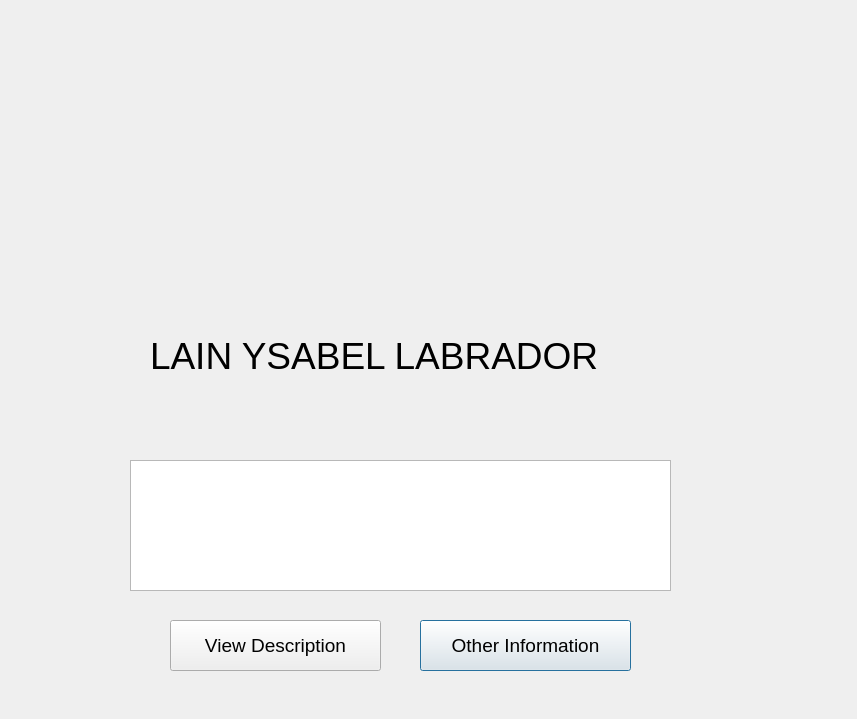
<?xml version="1.0" encoding="UTF-8"?>
<ui version="4.0">
 <class>Labrador</class>
 <widget class="QDialog" name="Labrador">
  <property name="geometry">
   <rect>
    <x>0</x>
    <y>0</y>
    <width>857</width>
    <height>719</height>
   </rect>
  </property>
  <property name="windowTitle">
   <string>Dialog</string>
  </property>
  <widget class="QPushButton" name="pushButton">
   <property name="geometry">
    <rect>
     <x>420</x>
     <y>620</y>
     <width>211</width>
     <height>51</height>
    </rect>
   </property>
   <property name="font">
    <font>
     <pointsize>14</pointsize>
    </font>
   </property>
   <property name="text">
    <string>Other Information</string>
   </property>
  </widget>
  <widget class="QLabel" name="label">
   <property name="geometry">
    <rect>
     <x>150</x>
     <y>330</y>
     <width>551</width>
     <height>51</height>
    </rect>
   </property>
   <property name="font">
    <font>
     <pointsize>28</pointsize>
    </font>
   </property>
   <property name="text">
    <string>LAIN YSABEL LABRADOR</string>
   </property>
  </widget>
  <widget class="QLabel" name="label_3">
   <property name="geometry">
    <rect>
     <x>250</x>
     <y>-150</y>
     <width>321</width>
     <height>471</height>
    </rect>
   </property>
   <property name="text">
    <string/>
   </property>
   <property name="pixmap">
    <pixmap>:/pics/PICTURES FOR GROUPWORK/photo_2023-03-06_15-17-58-removebg-preview.png</pixmap>
   </property>
   <property name="scaledContents">
    <bool>true</bool>
   </property>
   <property name="wordWrap">
    <bool>false</bool>
   </property>
  </widget>
  <widget class="QPushButton" name="pB_ViewDesc">
   <property name="geometry">
    <rect>
     <x>170</x>
     <y>620</y>
     <width>211</width>
     <height>51</height>
    </rect>
   </property>
   <property name="font">
    <font>
     <pointsize>14</pointsize>
    </font>
   </property>
   <property name="text">
    <string>View Description</string>
   </property>
  </widget>
  <widget class="QTextEdit" name="textEditLabrador">
   <property name="geometry">
    <rect>
     <x>130</x>
     <y>460</y>
     <width>541</width>
     <height>131</height>
    </rect>
   </property>
  </widget>
 </widget>
 <resources/>
 <connections/>
</ui>
